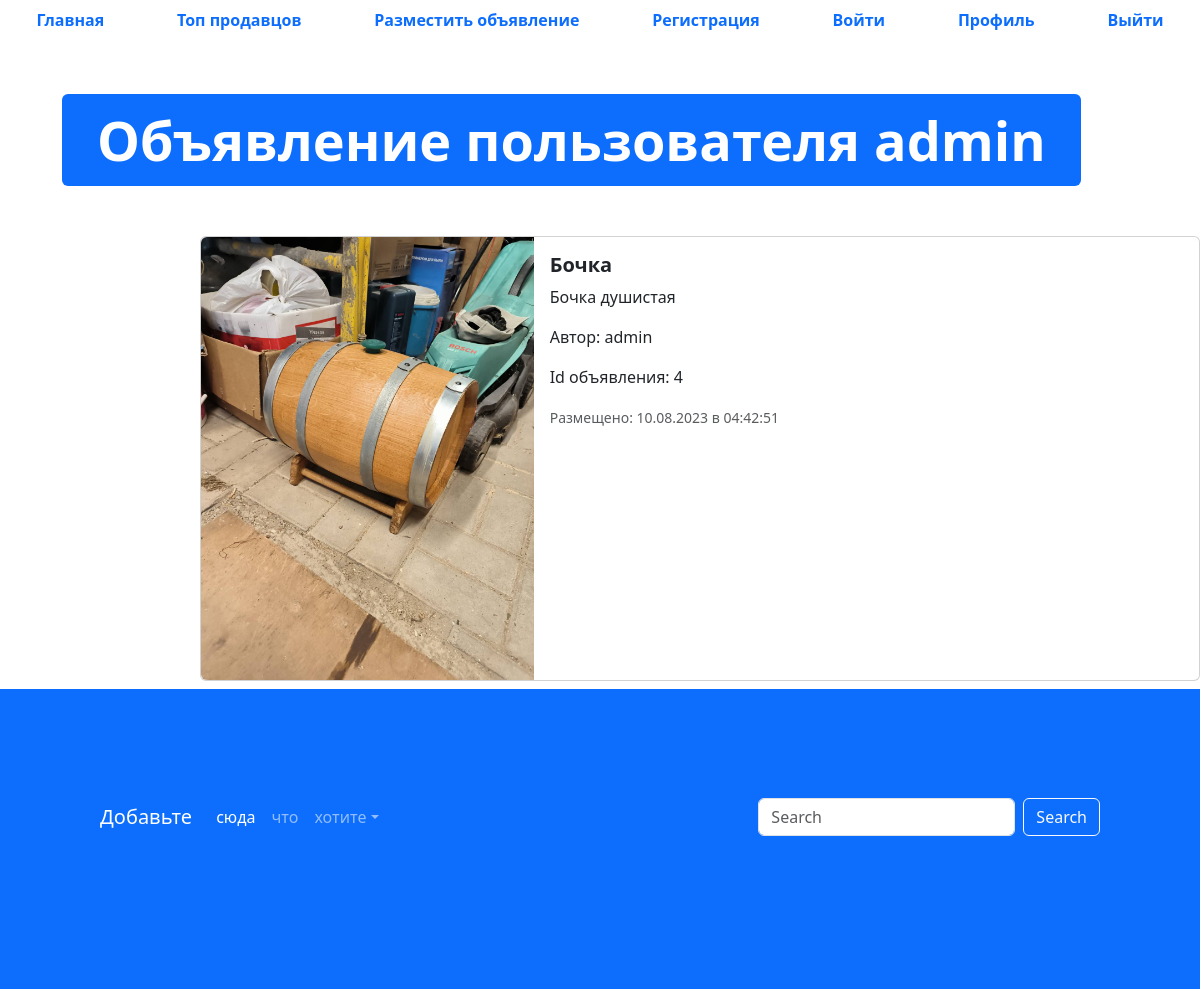
The app's page /advertisement/?id=4 with its own data.
### app_advertisements/models.py (models this page shows, shortened)
class Advertisements(models.Model):
    title = models.CharField("Заголовок", max_length=128)
    description = models.TextField("Описание")
    price = models.DecimalField("Цена", max_digits=17, decimal_places=2)
    auction = models.BooleanField("Торг", help_text="Отметьте, если торг уместен")
    created_at = models.DateTimeField(auto_now_add=True)
    update_at = models.DateTimeField(auto_now=True)
    test_column = models.CharField("test", max_length=100, default='')
    user = models.ForeignKey(User, verbose_name='пользователь', on_delete=models.CASCADE)
    image = models.ImageField('Изображение', upload_to='advertisements/')
    class Meta:
        db_table = "advertisements"
    @admin.display(description='Дата создания')
    def created_date(self):
        from django.utils import timezone
        from django.utils.html import format_html
        if self.created_at.date() == timezone.now().date():
            created_time = self.created_at.time().strftime('%H:%M:%S')
            return format_html(
                '<span style="color: green; font-weight: bold">'
                'Сегодня в {}</span>', created_time
            )
        return self.created_at.strftime('%d.%m.%Y в %H:%M:%S')

### app_advertisements/views.py (the view)
# urls.py: path('advertisement/', advertisement, name='advertisement'),
def advertisement(request):
    id = int(request.GET.get("id"))
    print(f'id from url {id}')
    for adv in Advertisements.objects.all():
        if adv.id == id:
            break
    context = {'adv': adv, 'id_adv': id}
    return render(request, 'advertisement.html', context)

### templates/advertisement.html (shortened to what this page needs)
{%  extends 'base.html' %}
{% load static %}
{% block content %}
  <ul class="nav nav-pills sticky-top bg-white nav-fill">
    <li class="nav-item">
      <a class="nav-link" href="{% url 'main-page' %}">
        <span style="font-weight: bold;">Главная</span>
      </a>
    </li>
    <li class="nav-item">
      <a class="nav-link" href="{% url 'top-sellers' %}"><span style="font-weight: bold;">Топ продавцов</span>
      </a>
    </li>
    <li class="nav-item">
      <a class="nav-link" href="{% url 'advertisement-post' %}">
        <span style="font-weight: bold;">Разместить объявление</span>
      </a>
    </li>
    <li class="nav-item">
      <a class="nav-link" href="{% url 'register' %}">
        <span style="font-weight: bold;">Регистрация</span>
      </a>
    </li>
    <li class="nav-item">
      <a class="nav-link" href="{% url 'login' %}">
        <span style="font-weight: bold;">Войти</span>
      </a>
    </li>
    <li class="nav-item">
      <a class="nav-link" href="{% url 'profile' %}">
        <span style="font-weight: bold;">Профиль</span>
      </a>
    </li>
    <li class="nav-item">
      <a class="nav-link" href="#">
        <span style="font-weight: bold;">Выйти</span>
      </a>
    </li>
  </ul>
  <div class="container" style="margin: 50px;">
    <div class="display-2">
      <span class="badge bg-primary">Объявление пользователя {{ adv.user }}</span>
    </div>
  </div>
  <div class="col offset-2">
    <div class="card mb-2" style="max-width: 1200px; margin-top: 20px;">
      <div class="row g-0">
        <div class="col-md-4">
          <a href="#" class="nav-link">
            <img src="{% if adv.image %} {{ adv.image.url }} {% else %} {% static 'img/adv.png' %} {% endif %}" class="img-fluid rounded-start" alt="Card title">
          </a>
        </div>
        <div class="col">
          <div class="card-body">
            <h5 class="card-title">
              <a href="#" class="nav-link"><strong>{{ adv.title }}</strong></a>
            </h5>
            <p class="card-text">
              {{ adv.description }}
            </p>
            <p>
              <span>Автор: {{ adv.user }}</span>
            </p>
            <p>
              <span>Id объявления: {{ id_adv }}</span>
            </p>
            <p class="card-text"><small class="text-muted">Размещено: {{ adv.created_date }}</small></p>
          </div>
        </div>
      </div>
    </div>
  </div>
  <footer style="padding: 100px; min-height: 300px;" class="bg-primary">
    <nav class="navbar navbar-expand-sm navbar-dark">
      <a class="navbar-brand" href="#">Добавьте</a>
      <div class="collapse navbar-collapse" id="collapsibleNavId">
        <ul class="navbar-nav me-auto mt-2 mt-lg-0">
          <li class="nav-item">
            <a class="nav-link active" href="#" aria-current="page">сюда</a>
          </li>
          <li class="nav-item">
            <a class="nav-link" href="#">что</a>
          </li>
          <li class="nav-item dropdown">
            <a class="nav-link dropdown-toggle" href="#" id="dropdownId" data-bs-toggle="dropdown" aria-haspopup="true"
              aria-expanded="false">хотите</a>
          </li>
        </ul>
        <form class="d-flex my-2 my-lg-0">
          <input class="form-control me-sm-2" type="text" placeholder="Search">
          <button class="btn btn-outline-light my-2 my-sm-0" type="submit">Search</button>
        </form>
      </div>
    </nav>
  </footer>
{% endblock %}

### records on screen
Advertisements: user "admin", image (picture), title "Бочка", description "Бочка душистая", created_date "10.08.2023 в 04:42:51"

### other values on screen
{{ id_adv }} "4"
